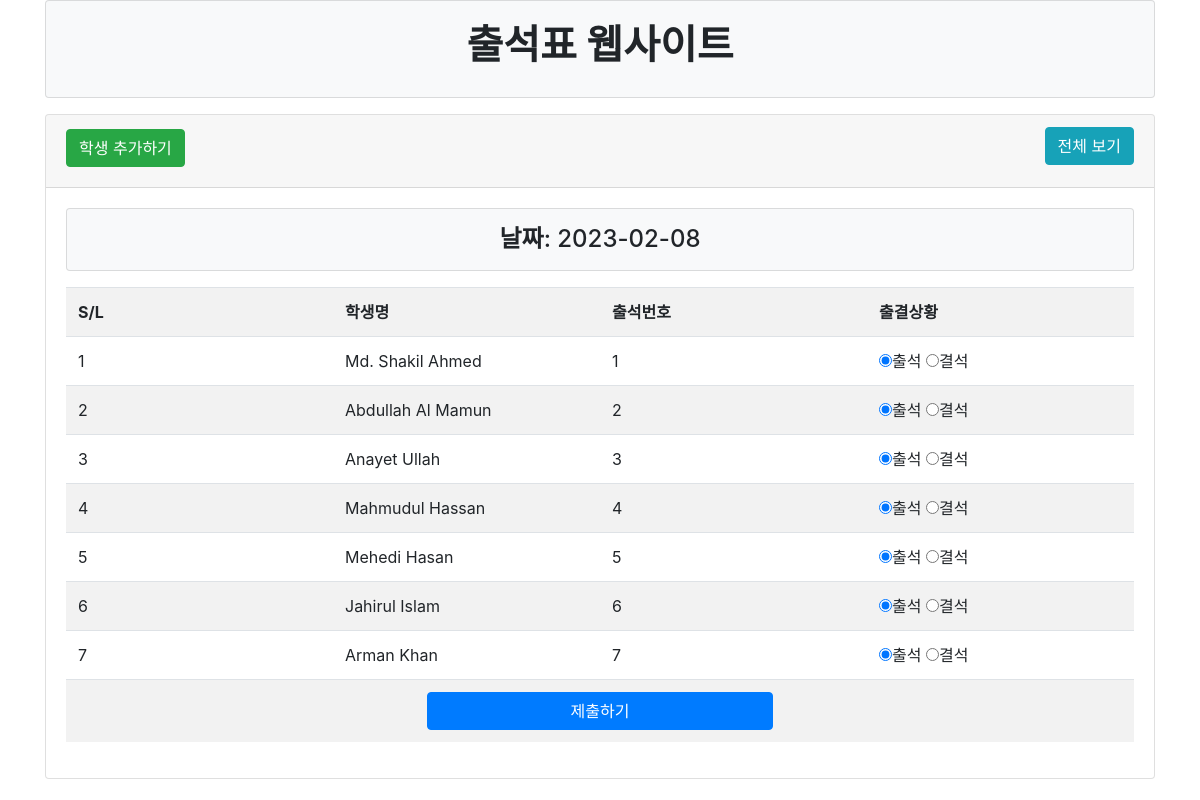
The page / on the database its author committed.
### tables this page shows
CREATE TABLE IF NOT EXISTS `tbl_student` (
  `id` int(11) NOT NULL AUTO_INCREMENT,
  `name` varchar(255) NOT NULL,
  `roll` int(11) NOT NULL,
  PRIMARY KEY (`id`)
);

### lib/Database.php (called while the page is built, shortened)
<?php
Class Database{
 public $host   = DB_HOST;
 public $user   = DB_USER;
 public $pass   = DB_PASS;
 public $dbname = DB_NAME;
 public $link;
private function connectDB(){
   $this->link = new mysqli($this->host, $this->user, $this->pass,
      $this->dbname);
   }
  public function select($query){
    $result = $this->link->query($query) or
       die($this->link->error.__LINE__);
      if($result->num_rows > 0){
        return $result;
      } else {
        return false;
      }
   }
}

### config/classes/Student.php (called while the page is built, shortened)
<?php
	$filepath = realpath(dirname(__FILE__));
	include_once ($filepath.'/../lib/Database.php');
?>
<?php
class Student{
	private $db;
	public function __construct(){
		$this->db = new Database();
	}
	public function getStudents(){
		$query = "SELECT * FROM tbl_student";
		$result = $this->db->select($query);
		return $result;
	}
}

### index.php (the view, shortened to what this page needs)
<?php
	include "inc/header.php";
	include "classes/Student.php";
	$stu = new Student();
?>
<?php
	$cur_date = date('Y-m-d');
?>
	<div class="container">
		<div class="card">
			<div class="card-header">
				<h2>
					<a class="btn btn-success" href="add.php">학생 추가하기</a>
					<a class="btn btn-info float-right" href="date_view.php">전체 보기</a>
				</h2>
			</div>
			<div class="card-body">
				<div class="card bg-light text-center mb-3">
					<h4 class="m-0 py-3"><strong>날짜</strong>: <?php echo $cur_date; ?></h4>
				</div>
				<form action="" method="post">
					<table class="table table-striped">
						<tr>
							<th width="25%">S/L</th>
							<th width="25%">학생명</th>
							<th width="25%">출석번호</th>
							<th width="25%">출결상황</th>
						</tr>
<?php
	$getstudent = $stu->getStudents();
	if ($getstudent) {
		$i = 0;
		while ($value = $getstudent->fetch_assoc()) {
			$i++;
?>
						<tr>
							<td><?php echo $i; ?></td>
							<td><?php echo $value['name']; ?></td>
							<td><?php echo $value['roll']; ?></td>
							<td>
								<input type="radio" name="attend[<?php echo $value['roll']; ?>]" value="present" checked="checked">출석
								<input type="radio" name="attend[<?php echo $value['roll']; ?>]" value="absent">결석
							</td>
						</tr>
<?php } } ?>
						<tr>
							<td colspan="4" class="text-center">
								<input type="제출하기" name="제출하기" class="btn btn-primary px-5" value="제출하기">
							</td>
						</tr>
					</table>
				</form>
			</div>
		</div>
	</div>

### inc/header.php (shortened to what this page needs)
<!DOCTYPE html>
<html lang="en">
<head>
	<link rel="stylesheet" type="text/css" href="https://stackpath.bootstrapcdn.com/bootstrap/4.2.1/css/bootstrap.min.css">
	<link rel="stylesheet" type="text/css" href="css/style.css">
</head>
<body>
	<div class="container mb-3">
		<div class="card card-body bg-light text-center">
			<h1><b>출석표 웹사이트</b></h1>
		</div>
	</div>

### rows shown on the page
tbl_student: name "Md. Shakil Ahmed", roll "1"
tbl_student: name "Abdullah Al Mamun", roll "2"
tbl_student: name "Anayet Ullah", roll "3"
tbl_student: name "Mahmudul Hassan", roll "4"
tbl_student: name "Mehedi Hasan", roll "5"
tbl_student: name "Jahirul Islam", roll "6"
tbl_student: name "Arman Khan", roll "7"
